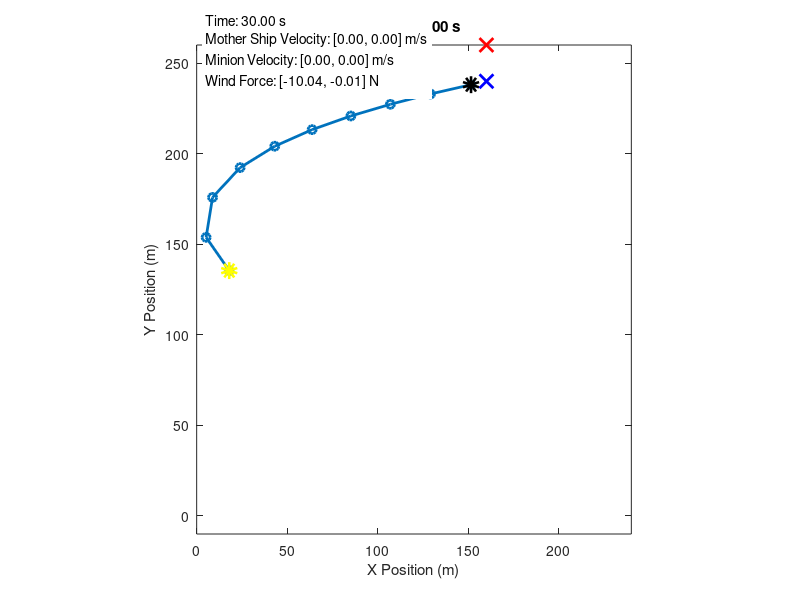
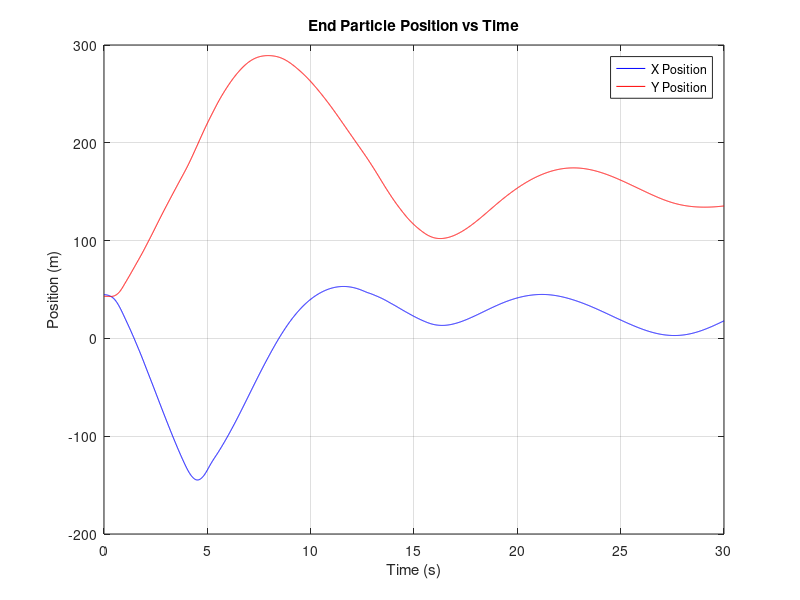

MATLAB code for these plots, in order:
clear;
clc;
close all;

% Parameters
N = 10;               % Number of masses
total_length = 200;   % Total length of the rope
default_mass = 0.05;  % Default mass of each segment
masses = [6.47, repmat(default_mass, 1, N-2), 1]; % Masses: Mothership (10kg), Minion (1kg), Others (0.05kg)
k = 100;              % Spring stiffness
damping = 0.05;       % Damping coefficient
g = 9.81;             % Gravity (m/s^2)
dt = 0.01;            % Time step (s)
total_time = 30;      % Total simulation time (s)

% User-defined initial conditions
mother_ship_position = [10, 240]; % [x, y] position of the mother ship
rope_angle = deg2rad(80);         % Angle of the rope with respect to the horizontal (in radians)

% Derived parameters
rest_length = total_length / (N-1);  % Rest length of each spring

% Initial conditions
positions = zeros(N, 2);   % [x, y] positions of the masses
velocities = zeros(N, 2);  % [vx, vy] velocities of the masses
for i = 1:N
    positions(i, 1) = mother_ship_position(1) + (i-1) * rest_length * cos(rope_angle);
    positions(i, 2) = mother_ship_position(2) - (i-1) * rest_length * sin(rope_angle);
end

% Simulation loop
time = 0:dt:total_time;
trajectory = zeros(length(time), N, 2);

% Mothership controller
target_position = [mother_ship_position(1) + 150, mother_ship_position(2)]; % Target position for particle 1
Kp = 10;                    % Proportional gain
Kd = 5;                    % Derivative gain
max_velocity_mothership = 12;         % Maximum allowable velocity for the mother ship (m/s)

% PD controller parameters for the minion
Kp_minion = 8;      % Proportional gain for minion
Kd_minion = 4;      % Derivative gain for minion
max_force_minion = 20;  % Maximum horizontal thrust (N)
minion_thrust = zeros(length(time), 1);

% Parameters for wind variation
wind_base = [-10, 0];              % Base wind force
wind_amplitude = [0.1, 0.05];       % Amplitude of sinusoidal variation
wind_frequency = [0.5, 0.3];        % Frequency of sinusoidal variation (Hz)
wind_noise_amplitude = [0.05, 0.02];% Amplitude of random noise
wind_record = zeros(length(time), 2);

dropped_package = false;
drop_down_distance = 20;

% Simulation loop
for t = 1:length(time)
    % Dynamic wind force (sinusoidal + random noise)
    wind_force(1) = wind_base(1) + wind_amplitude(1) * sin(2 * pi * wind_frequency(1) * time(t)) ...
                    + wind_noise_amplitude(1) * (2 * rand() - 1);
    wind_force(2) = wind_base(2) + wind_amplitude(2) * sin(2 * pi * wind_frequency(2) * time(t)) ...
                    + wind_noise_amplitude(2) * (2 * rand() - 1);
    wind_record(t, :) = wind_force;

    % Store current positions
    trajectory(t, :, :) = positions;
    
    % Compute forces on each mass
    forces = zeros(N, 2);
    
    for i = 1:N
        % Spring force from the left segment
        if i > 1
            vecLeft = positions(i, :) - positions(i-1, :);
            distLeft = norm(vecLeft);
            forceLeft = -k * (distLeft - rest_length) * (vecLeft / distLeft);
            forces(i, :) = forces(i, :) + forceLeft;
        end
        
        % Spring force from the right segment
        if i < N
            vecRight = positions(i+1, :) - positions(i, :);
            distRight = norm(vecRight);
            forceRight = k * (distRight - rest_length) * (vecRight / distRight);
            forces(i, :) = forces(i, :) + forceRight;
        end
        
        % Damping force
        forces(i, :) = forces(i, :) - damping * velocities(i, :);
        
        % Gravity force
        forces(i, 2) = forces(i, 2) - masses(i) * g;
        
        % Add wind force to all particles
        forces(i, :) = forces(i, :) + wind_force;
    end
    
    % Apply PD controller force to the mothership (particle 1)
    error = target_position - positions(1, :);            % Proportional term
    error_dot = -velocities(1, :);                        % Derivative term
    pd_force = Kp * error + Kd * error_dot + [0, masses(1) * g];
    forces(1, :) = forces(1, :) + pd_force;
    
    % Apply PD controller for the minion (last particle)
    target_position_minion = positions(1, 1);           % Target x is the mothership's current x
    error_minion_x = target_position_minion - positions(N, 1); % Proportional term
    error_dot_minion_x = -velocities(N, 1);               % Derivative term
    pd_force_minion_x = Kp_minion * error_minion_x + Kd_minion * error_dot_minion_x;
    pd_force_minion_x = min(max(pd_force_minion_x, -max_force_minion), max_force_minion);
    forces(N, 1) = forces(N, 1) + pd_force_minion_x;  % Apply the constrained horizontal thrust
    minion_thrust(t) = pd_force_minion_x;

    % Update positions and velocities using Euler integration
    for i = 1:N
        accelerations = forces(i, :) / masses(i);
        velocities(i, :) = velocities(i, :) + accelerations * dt;
        
        % Limit velocity of the mothership (particle 1)
        if i == 1
            velocity_magnitude = norm(velocities(1, :));
            if velocity_magnitude > max_velocity_mothership
                velocities(1, :) = velocities(1, :) * (max_velocity_mothership / velocity_magnitude);
            end
        end
        
        % Update positions
        positions(i, :) = positions(i, :) + velocities(i, :) * dt;
    end

    % Check if the mothership has reached the target
    if norm(positions(1, :) - target_position) < 1.0 && dropped_package == false
        % Move the target downward
        target_position(2) = target_position(2) - drop_down_distance;
        fprintf('New target position: [%.2f, %.2f]\n', target_position(1), target_position(2));
        dropped_package = true;
    end
end
%%
% Calculate velocities from trajectory
mother_ship_velocity_traj = diff(squeeze(trajectory(:, 1, :))) / dt; % Velocity of the mother ship
minion_velocity_traj = diff(squeeze(trajectory(:, end, :))) / dt;    % Velocity of the minion

% Pad the velocities to match the time vector length (since diff reduces the size by 1)
mother_ship_velocity_traj = [mother_ship_velocity_traj; [0, 0]];
minion_velocity_traj = [minion_velocity_traj; [0, 0]];

% Visualization
figure;
for t = 1:10:length(time)
    % Plot the rope
    plot(squeeze(trajectory(t, :, 1)), squeeze(trajectory(t, :, 2)), '-o', 'LineWidth', 2);
    hold on;
    plot(squeeze(trajectory(t, 1, 1)), squeeze(trajectory(t, 1, 2)), 'ko', 'LineWidth', masses(1), 'DisplayName', 'Mothership');
    plot(squeeze(trajectory(t, N, 1)), squeeze(trajectory(t, N, 2)), 'yo', 'LineWidth', masses(1), 'DisplayName', 'Minion');

    % Plot the target point for the mothership
    plot(target_position(1), target_position(2)+drop_down_distance, 'rx', 'MarkerSize', 10, 'LineWidth', 2, 'DisplayName', 'Initial Target');
    plot(target_position(1), target_position(2), 'bx', 'MarkerSize', 10, 'LineWidth', 2, 'DisplayName', 'Final Target');

    % Extract velocities for current frame
    mother_ship_velocity = mother_ship_velocity_traj(t, :);
    minion_velocity = minion_velocity_traj(t, :);
    wind_force = wind_record(t, :);
    
    % Print velocity vectors and wind force on the screen
    annotation_str = sprintf(['Time: %.2f s\n' ...
                              'Mother Ship Velocity: [%.2f, %.2f] m/s\n' ...
                              'Minion Velocity: [%.2f, %.2f] m/s\n' ...
                              'Wind Force: [%.2f, %.2f] N\n'], ...
                              time(t), mother_ship_velocity(1), mother_ship_velocity(2), ...
                              minion_velocity(1), minion_velocity(2), ...
                              wind_force(1), wind_force(2));
    text(5, mother_ship_position(2)+15, annotation_str, 'FontSize', 10, 'BackgroundColor', 'w');
    
    % Plot formatting
    axis equal;
    xlim([0, target_position(1)*1.5]);
    ylim([-10, mother_ship_position(2)+20]);
    title(sprintf('Time: %.2f s', time(t)));
    xlabel('X Position (m)');
    ylabel('Y Position (m)');
    drawnow;
    pause(dt);
    hold off;
end


% End particle position plot
end_particle_positions = squeeze(trajectory(:, end, :));
time = 0:dt:total_time;
figure;
plot(time, end_particle_positions(:, 1), 'b', 'DisplayName', 'X Position');
hold on;
plot(time, end_particle_positions(:, 2), 'r', 'DisplayName', 'Y Position');
title('End Particle Position vs Time');
xlabel('Time (s)');
ylabel('Position (m)');
legend;
grid on;
hold off;
